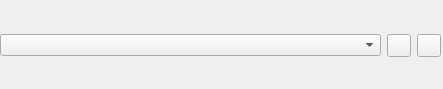
<?xml version="1.0" encoding="UTF-8"?>
<ui version="4.0">
 <class>Usermgmt</class>
 <widget class="QDialog" name="Usermgmt">
  <property name="geometry">
   <rect>
    <x>0</x>
    <y>0</y>
    <width>443</width>
    <height>89</height>
   </rect>
  </property>
  <property name="windowTitle">
   <string>UserMgmt</string>
  </property>
  <widget class="QWidget" name="gridWidget" native="true">
   <property name="geometry">
    <rect>
     <x>0</x>
     <y>20</y>
     <width>441</width>
     <height>51</height>
    </rect>
   </property>
   <layout class="QGridLayout" name="gridLayout">
    <item row="0" column="6">
     <widget class="QComboBox" name="mgmtcomboBox"/>
    </item>
    <item row="0" column="8">
     <widget class="QToolButton" name="mgmtremove">
      <property name="styleSheet">
       <string notr="true"/>
      </property>
      <property name="text">
       <string/>
      </property>
      <property name="icon">
       <iconset resource="imgs.qrc">
        <normaloff>:/tst-imgs/remove.png</normaloff>:/tst-imgs/remove.png</iconset>
      </property>
     </widget>
    </item>
    <item row="0" column="9">
     <widget class="QToolButton" name="mgmtupdate">
      <property name="styleSheet">
       <string notr="true"/>
      </property>
      <property name="text">
       <string/>
      </property>
      <property name="icon">
       <iconset resource="imgs.qrc">
        <normaloff>:/tst-imgs/Apps-system-software-update-icon.png</normaloff>:/tst-imgs/Apps-system-software-update-icon.png</iconset>
      </property>
     </widget>
    </item>
   </layout>
  </widget>
 </widget>
 <resources>
  <include location="imgs.qrc"/>
 </resources>
 <connections/>
</ui>
